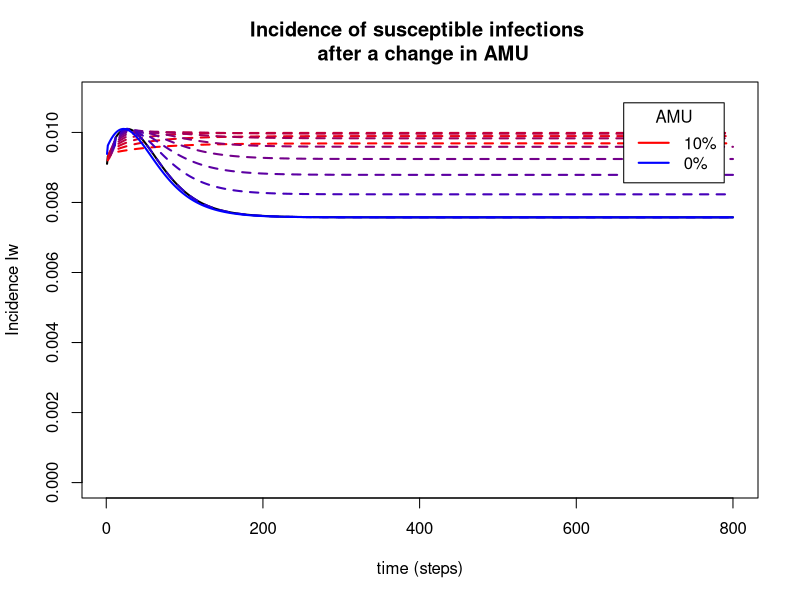
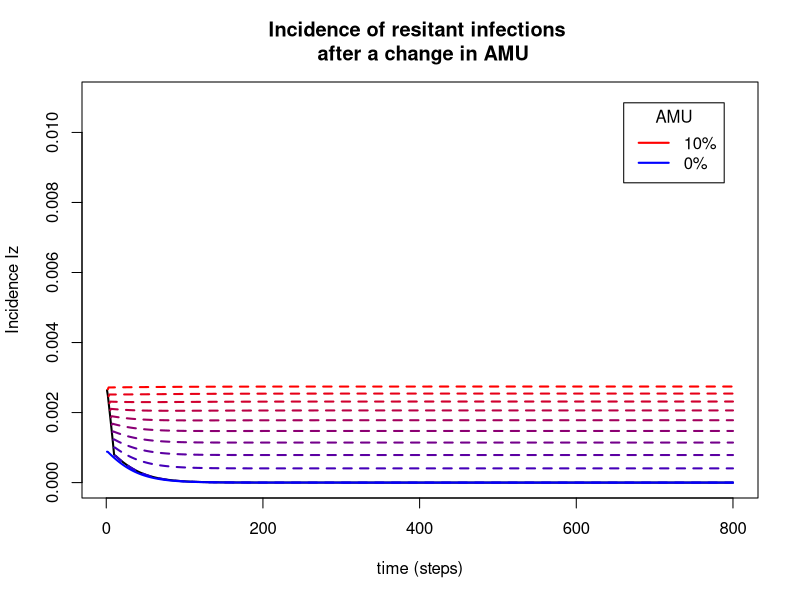
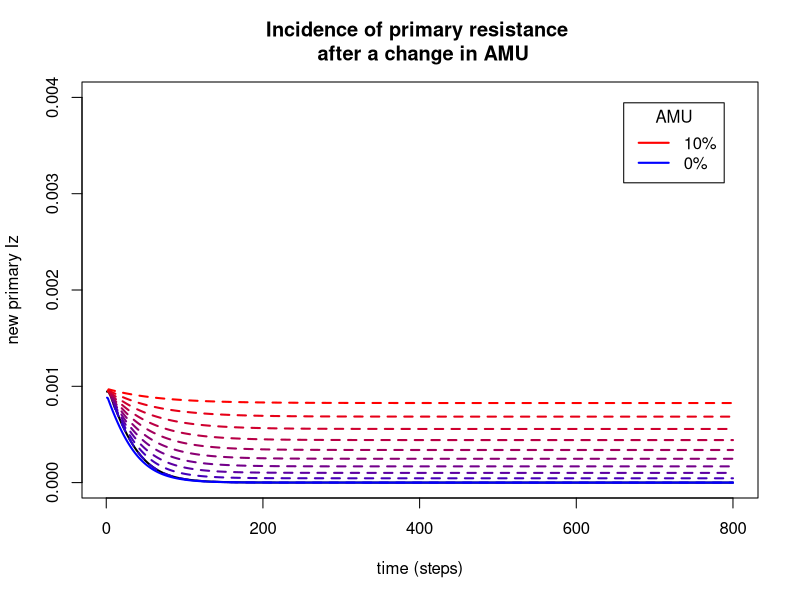
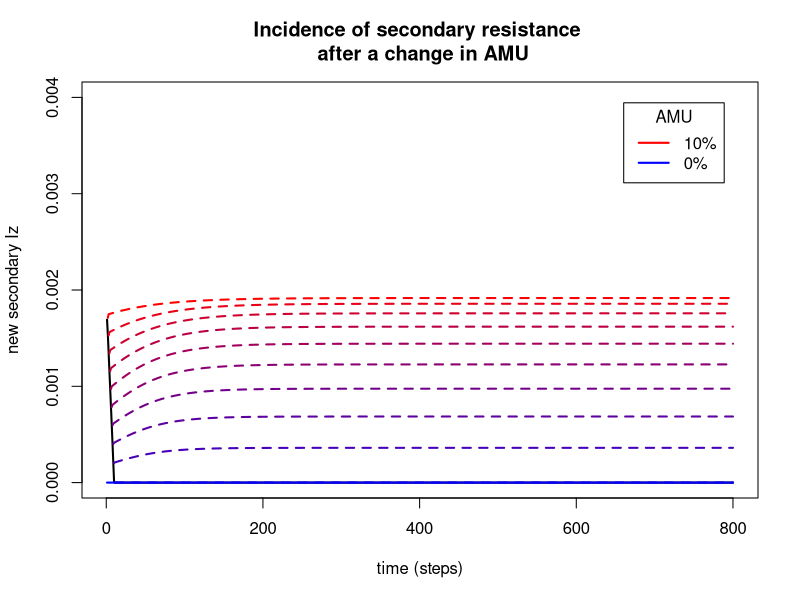
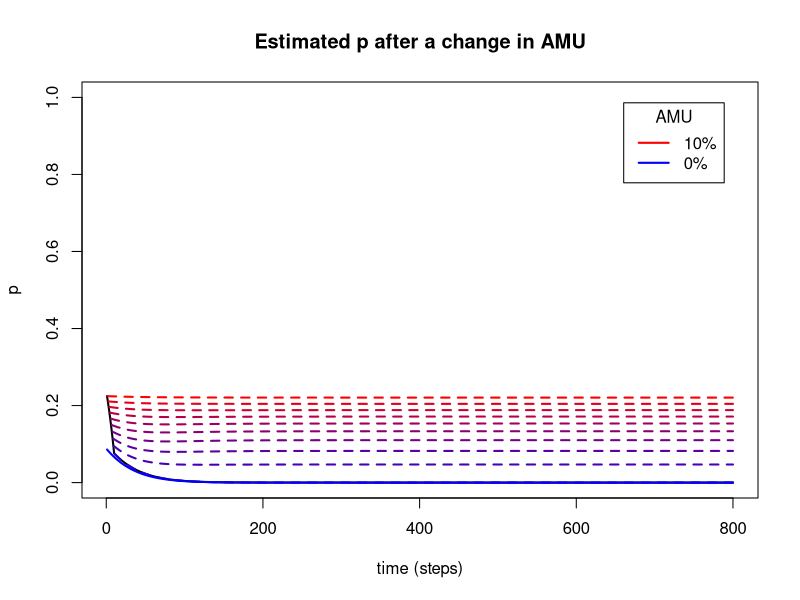

R code for these plots, in order:
## ---- chunk 1
library(deSolve)
library(plyr)

options("scipen" = 10)

# initial state:
N <- 1
prop <- 0.01 #initial value of Iw and Iz

# time:
a <- 2000 #time span for initial value
a_init <- 2000

m <- 1 #time step

zoom <- 100 #after breakpoint 1/zoom step
time_to_change <- 1 #time interval separating two sequential changes of AMU
a_end <- 2800  #end of study = 300 steps after beginning of intervention





# parameters
pbeta_w <- 0.04 #transmission parameter of Iw
pbeta_z <- 0.015 #transmission parameter of Iz

pgammaa <- 0.01 #innate recovery rate
pgamma_tilt <- 0.1 #recovery rate of Iw when treated by antibiotics


prho <- 0.05 #probability of clinical failure

#epsilon change over time

peps <- 0.10 #initial value of the ratio of treated patients
pepsi <- seq(0.09,0,by=-0.01) #variation of epsilon




## ---- chunk 2
parameters <- c(beta_w=pbeta_w, beta_z=pbeta_z, gamma=pgammaa, gamma_prim=pgamma_tilt, eps=peps, rho=prho)

state <- c(S=1-2*prop, Iw=prop, Iz=prop, dnewcasesIz=0, dnewcasesIw=0, dsecondaryres=0, dprimaryres=0)

times=seq(0, a, by=m)

SIS=function(times, state, parameters){
  with(as.list(c(state,parameters)),
       { dnewcasesIz=beta_z*Iz*S + eps*beta_z*Iz*Iw + rho*eps*Iw
         dnewcasesIw=beta_w*Iw*S + (1-eps)*beta_w*Iw*Iz
         dsecondaryres=rho*eps*Iw
         dprimaryres=beta_z*Iz*S + eps*beta_z*Iz*Iw
         dS = - beta_w*Iw*S - beta_z*Iz*S + gamma*(1-eps)*Iw + gamma_prim*eps*Iw + gamma*Iz
        dIw = beta_w*Iw*S + (1-eps)*beta_w*Iw*Iz - eps*beta_z*Iz*Iw - rho*eps*Iw - gamma*(1-eps)*Iw - gamma_prim*eps*Iw
        dIz = beta_z*Iz*S + eps*beta_z*Iz*Iw + rho*eps*Iw - (1-eps)*beta_w*Iw*Iz - gamma*Iz
        
        list(c(dS, dIw, dIz, dnewcasesIz, dnewcasesIw, dsecondaryres, dprimaryres))
       })
}

out_init=as.data.frame(
  ode(y=state, times=times, func=SIS, parms=parameters)
)

## ---- chunk 3
#allows to calculate daily incidence
incid = function(x, zoom) {
  der <- rep(0, length(x))
  for (i in 2:length(x)) {
    der[i] <- x[i]-x[i-1]
  }
  der_day <- rep(0, round(length(der)/zoom))
  for (i in 1:round(length(der)/zoom)) {
    der_day[i] <- sum(der[((i-1)*zoom):(i*zoom)])
  }
  return(der_day)
}
## ---- chunk 4

out_fast_var <- out_init



states_at_breaks <- out_init[nrow(out_init),]
for (i in 1:length(pepsi)) {
  state3 <- c(S=out_fast_var$S[nrow(out_fast_var)], Iw=out_fast_var$Iw[nrow(out_fast_var)], Iz=out_fast_var$Iz[nrow(out_fast_var)], Iwz=out_fast_var$Iwz[nrow(out_fast_var)], dnewcasesIz=out_fast_var$dnewcasesIz[nrow(out_fast_var)], dnewcasesIw=out_fast_var$dnewcasesIw[nrow(out_fast_var)], dsecondaryres=out_fast_var$dsecondaryres[nrow(out_fast_var)], dprimaryres=out_fast_var$dprimaryres[nrow(out_fast_var)])
  parameters[5] <-pepsi[i]
  times3=seq(out_fast_var[nrow(out_fast_var),1] + m/zoom, out_fast_var[nrow(out_fast_var),1] + time_to_change, by = m/zoom)
  out<- as.data.frame(
    ode(y=state3, times=times3, func=SIS, parms=parameters)
    )
  out_fast_var <- rbind(out_fast_var, out)
  states_at_breaks <- rbind(states_at_breaks, out[nrow(out),])
  }


#evolution after all interventions
state3 <- c(S=out_fast_var$S[nrow(out_fast_var)], Iw=out_fast_var$Iw[nrow(out_fast_var)], Iz=out_fast_var$Iz[nrow(out_fast_var)], Iwz=out_fast_var$Iwz[nrow(out_fast_var)], dnewcasesIz=out_fast_var$dnewcasesIz[nrow(out_fast_var)], dnewcasesIw=out_fast_var$dnewcasesIw[nrow(out_fast_var)], dsecondaryres=out_fast_var$dsecondaryres[nrow(out_fast_var)], dprimaryres=out_fast_var$dprimaryres[nrow(out_fast_var)])
parameters[5] <-pepsi[length(pepsi)]
times3=seq(states_at_breaks[nrow(states_at_breaks),1] + m/zoom, a_end, by=(m/zoom))
out<- as.data.frame(
  ode(y=state3, times=times3, func=SIS, parms=parameters)
)
out_fast_var <- rbind(out_fast_var, out)

states_at_breaks <- states_at_breaks[2:nrow(states_at_breaks),]
states_at_breaks <- cbind(states_at_breaks, cbind(pepsi))
  
## ---- chunk 5

controlfunc <- function(states, a_end) {
  state3 <- c(S=states[2], Iw=states[3], Iz=states[4], dnewcasesIz=states[5], dnewcasesIw=states[6], dsecondaryres=states[7], dprimaryres=states[8])
  parameters[5] <- states[9]
  times3=seq(states[1] + m/zoom, a_end, by=m/zoom)
  out <- as.data.frame(
  ode(y=state3, times=times3, func=SIS, parms=parameters)
  )
}


cbind.fill <- function(...){
    nm <- list(...) 
    nm <- lapply(nm, as.matrix)
    n <- max(sapply(nm, nrow)) 
    do.call(cbind, lapply(nm, function (x) 
        rbind(x, matrix(, n-nrow(x), ncol(x))))) 
}

states_at_breaks <- as.data.frame(t(states_at_breaks))



out_control <- do.call(cbind.fill, lapply(states_at_breaks, controlfunc, a_end))

#replacing NA in control with data from the main model
repl_NA <- function(controldata, expdata) {
  print(as.numeric(parent.frame()$i))
}

out_control <- as.data.frame(out_control)



## ---- chunk 6

states4 <- c(S=out_init[nrow(out_init), 2], Iw=out_init[nrow(out_init), 3], Iz=out_init[nrow(out_init), 4], dnewcasesIz=out_init[nrow(out_init), 5], dnewcasesIw=out_init[nrow(out_init), 6], dsecondaryres=out_init[nrow(out_init), 7], dprimaryres=out_init[nrow(out_init), 8])
parameters[5] <- pepsi[length(pepsi)]
times4 <- seq(out_init[nrow(out_init), 1], a_end, by=m/zoom)


out_control2 <- as.data.frame(
  ode(y=states4, times=times4, func=SIS, parms=parameters)
  )



## ---- chunk 7
#plotting incidence

out_fast_var <- out_fast_var[2001:nrow(out_fast_var),]

out <- cbind.fill(out_fast_var, out_control, out_control2)

#selecting numbers of columns in the out for twenty values of eps after intervention : first=experiment + control
nnewiz <- seq(5,ncol(out), by=8)
nnewiw <- seq(6,ncol(out), by=8)
nnewsec <- seq(7,ncol(out), by=8)
nnewprim <- seq(8,ncol(out), by=8)



#selecting columns for each incidence type
NewIz <- out[,nnewiz]
NewIw <- out[,nnewiw]
Newsec <- out[,nnewsec]
Newprim <- out[,nnewprim]

#calculating incidence
NewIz <- apply(NewIz, 2, incid, zoom)
NewIw <- apply(NewIw, 2, incid, zoom)
Newsec <- apply(Newsec, 2, incid, zoom)
Newprim <- apply(Newprim, 2, incid, zoom)

Newp <- NewIz/(NewIz+NewIw)

#putting NA at the beginning of the column for the controls

for (i in 1:10) {
  NewIz[,i+1] <- c(NewIz[(nrow(NewIz)-i*time_to_change+1):nrow(NewIz),i+1], NewIz[1:(nrow(NewIz)-i*time_to_change),i+1])
  
  NewIw[,i+1] <- c(NewIw[(nrow(NewIw)-i*time_to_change+1):nrow(NewIw),i+1], NewIw[1:(nrow(NewIw)-i*time_to_change),i+1])
  Newsec[,i+1] <- c(Newsec[(nrow(Newsec)-i*time_to_change+1):nrow(Newsec),i+1], Newsec[1:(nrow(Newsec)-i*time_to_change),i+1])
  
  Newprim[,i+1] <- c(Newprim[(nrow(Newprim)-i*time_to_change+1):nrow(Newprim),i+1], Newprim[1:(nrow(Newprim)-i*time_to_change),i+1])
  
  Newp[,i+1] <- c(Newp[(nrow(Newp)-i*time_to_change+1):nrow(Newp),i+1], Newp[1:(nrow(Newp)-i*time_to_change),i+1])
                      }

#timespan of testing
t2 <- seq(1, a_end-a_init)

colglob <- colorRampPalette(c("red", "blue"))

colforcol <- colglob(ncol((NewIw)-1))

#timespan of testing : control
linfun <- function(x, t){
  lines(t, unlist(x), lty=2, lwd=2, col=colforcol[as.numeric(parent.frame()$i)])
}

## ---- chunk 8
#Iw
plot(t2, NewIw[,1], main="Incidence of susceptible infections \n after a change in AMU", xlab="time (steps)", ylab="Incidence Iw", ylim=c(0,0.011), lty=1, lwd=2, type="l")

capture.output(apply(NewIw[,2:(ncol(NewIw)-1)], 2, linfun, t2),file='NUL')
lines(t2, NewIw[,ncol(NewIw)], lty=1, lwd=2, col="blue")

legend("topright" , inset=.05, title="AMU" ,c("10%", "0%"), lty=c(1,1), lwd=c(2,2), col=c("red", "blue"))
## ---- chunk 9

plot(t2, NewIz[,1], main="Incidence of resitant infections \n after a change in AMU", xlab="time (steps)", ylab="Incidence Iz", ylim=c(0,0.011), lty=1, lwd=2, type="l")

capture.output(apply(NewIz[,2:(ncol(NewIz)-1)], 2, linfun, t2), file='NUL')

lines(t2, NewIz[,ncol(NewIz)], lty=1, lwd=2, col="blue")

legend("topright" , inset=.05, title="AMU" ,c("10%", "0%"), lty=c(1,1), lwd=c(2,2), col=c("red", "blue"))
## ---- chunk 10
plot(t2, Newprim[,1], main="Incidence of primary resistance \n after a change in AMU", xlab="time (steps)", ylab="new primary Iz", ylim=c(0,0.004), lty=1, lwd=2, type="l")

capture.output(apply(Newprim[,2:(ncol(Newprim)-1)], 2, linfun, t2), file='NUL')

lines(t2, Newprim[,ncol(Newprim)], lty=1, lwd=2, col="blue")

legend("topright" , inset=.05, title="AMU" ,c("10%", "0%"), lty=c(1,1), lwd=c(2,2), col=c("red", "blue"))

## ---- chunk 11
#Sec
plot(t2, Newsec[,1], main="Incidence of secondary resistance \n after a change in AMU", xlab="time (steps)", ylab="new secondary Iz", ylim=c(0,0.004), lty=1, lwd=2, type="l")

capture.output(apply(Newsec[,2:(ncol(Newsec)-1)], 2, linfun, t2), file='NUL')

lines(t2, Newsec[,ncol(Newsec)], lty=1, lwd=2, col="blue")

legend("topright" , inset=.05, title="AMU" ,c("10%", "0%"), lty=c(1,1), lwd=c(2,2), col=c("red", "blue"))


## ---- chunk 12
#p
plot(t2, Newp[,1], main="Estimated p after a change in AMU", xlab="time (steps)", ylab="p", ylim=c(0,1), lty=1, lwd=2, type="l")

capture.output(apply(Newp[,2:(ncol(Newp)-1)], 2, linfun, t2), file='NUL')

lines(t2, Newp[,ncol(Newp)], lty=1, lwd=2, col="blue")

legend("topright" , inset=.05, title="AMU" ,c("10%", "0%"), lty=c(1,1), lwd=c(2,2), col=c("red", "blue"))
